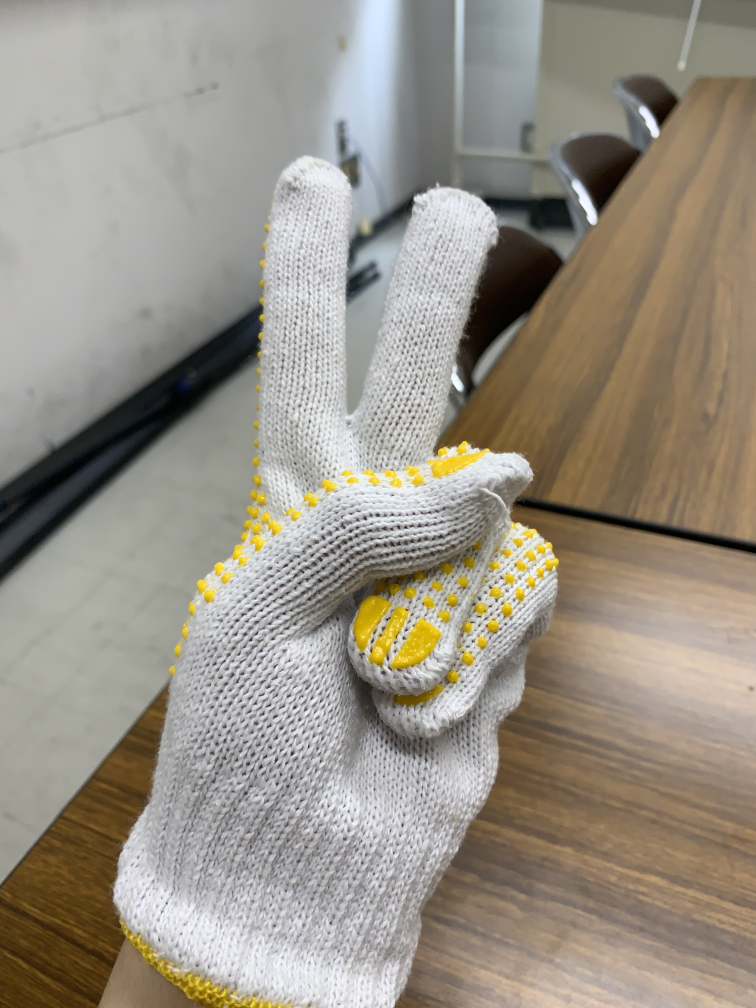
#> input picture Picture_before/2/IMG_3227.JPG, 3024 x 4032 px (shown at 1/4 size); its folder holds only this picture in this run
$ jupyter execute padding.ipynb
#> lines starting #> are read from the running program, lines starting #| are printed output that depends on the picture
[cell 1]
import os

[cell 2]
def makedir(dir):
  if not os.path.exists(dir):
    os.makedirs(dir)

[cell 3]
img_path = "./../Picture_before/2"
out_path = "./../Picture_after/2"
makedir(out_path)
min_size = 5504

[cell 4]
import cv2

class Img:
  def __init__(self, path):
    im = cv2.imread(path)
    h, w, c = im.shape
    self.height = h
    self.width = w
    self.channel = c

[cell 5]
import numpy as np
import os

def padding_0(path, min_size, out_path):
#> called with path = './../Picture_before/2/IMG_3227.JPG', min_size = 5504, out_path = './../Picture_after/2'
  img = cv2.imread(path)
#> img is the input picture: shape (4032, 3024, 3); mean B, G, R 134, 145.6, 152.6
  h, w, _ = img.shape
#> h = 4032; w = 3024
  flag = 0
  if w <= min_size and h <= min_size:
    newimg = np.zeros((min_size,min_size,3))
    starth = int((min_size -h)/2)
#> starth = 736
    finh = int((min_size + h) /2)
#> finh = 4768
    startw = int((min_size - w) / 2)
#> startw = 1240
    finw = int((min_size + w) / 2)
#> finw = 4264
    newimg[starth:finh, startw:finw] =img
    flag = 1

# [15 lines of commented-out code are left out]

  if flag == 1:
    file_name = os.path.splitext(os.path.basename(path))[0]
    cv2.imwrite(os.path.join(out_path, file_name + '.jpg'), newimg)
  else:
    file_name = os.path.splitext(os.path.basename(path))[0]
    cv2.imwrite(os.path.join(out_path, file_name + '.jpg'), img)

[cell 6]
import glob

for path in glob.glob(os.path.join(img_path, '*')):
  padding_0(path, min_size, out_path)

[cell 7]
import os
import glob
from PIL import Image

dst_dir = './../padding_date/2'
os.makedirs(dst_dir, exist_ok=True)

files = glob.glob('./../Picture_after/2/*.jpg')

for f in files:
    img = Image.open(f)
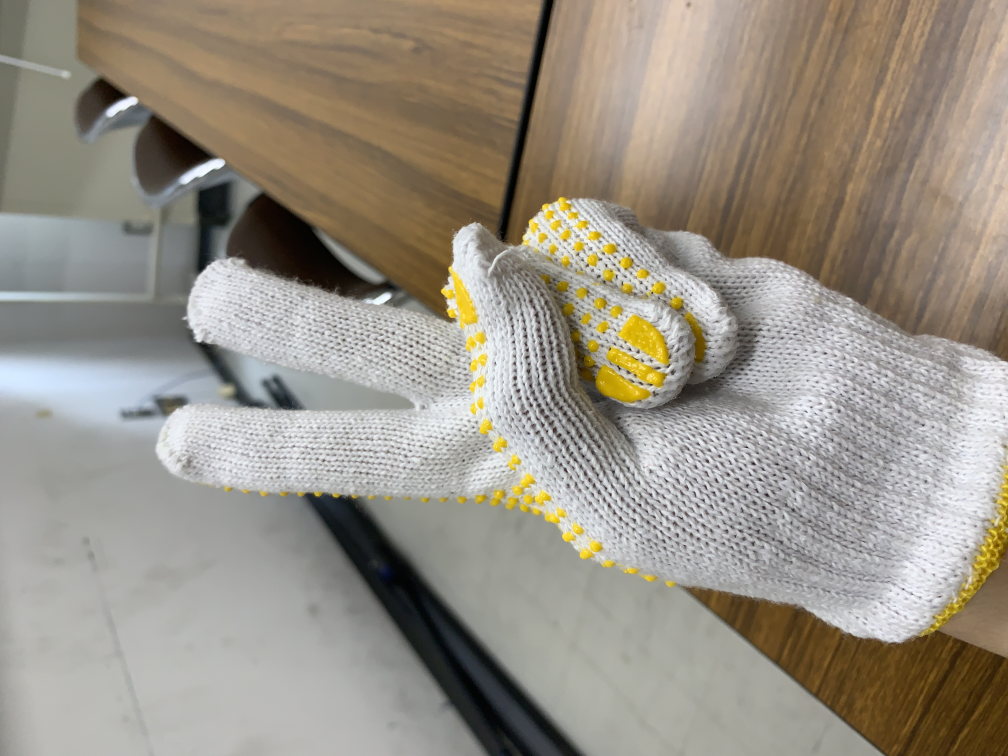
#> img: PIL image 4032x3024 RGB (shown at 1/4 size); mean R, G, B 152.6, 145.6, 134
    img_resize = img.resize((224, 224))
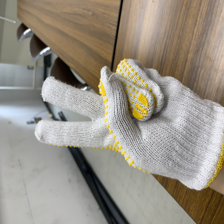
#> img_resize: PIL image 224x224 RGB; mean R, G, B 152.6, 145.6, 134
    root, ext = os.path.splitext(f)
    basename = os.path.basename(root)
    img_resize.save(os.path.join(dst_dir, basename + '_half' + ext))

$ run again, on Picture_before/2/IMG_3231.JPG
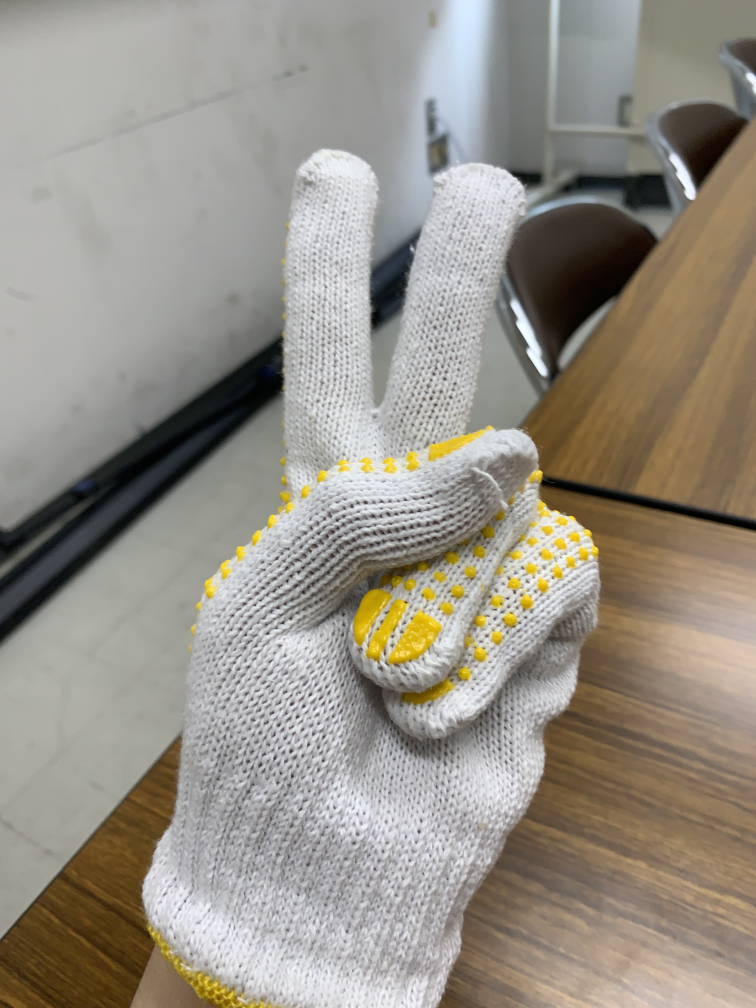
#> input picture Picture_before/2/IMG_3231.JPG, 3024 x 4032 px (shown at 1/4 size)
#> in padding_0, img is the input picture: shape (4032, 3024, 3); mean B, G, R 134.9, 145.1, 150.9
#> `img = Image.open(f)`:
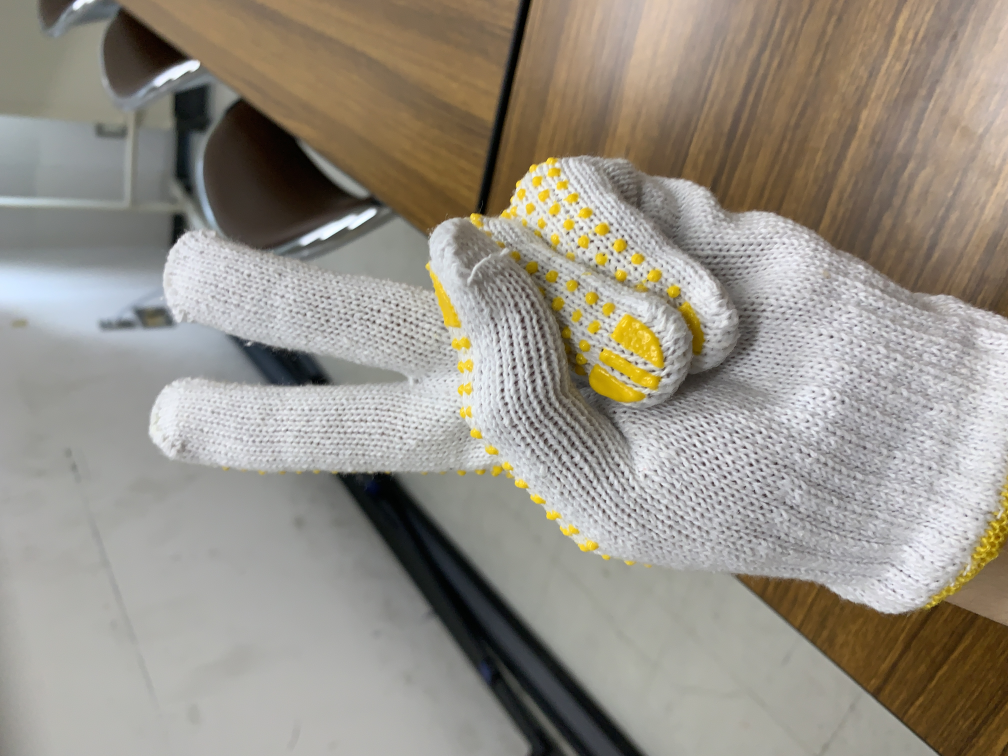
#> img: PIL image 4032x3024 RGB (shown at 1/4 size); mean R, G, B 150.9, 145.1, 134.9
#> `img_resize = img.resize((224, 224))`:
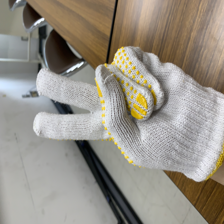
#> img_resize: PIL image 224x224 RGB; mean R, G, B 150.9, 145.1, 134.9

$ run again, on Picture_before/2/IMG_3232.JPG
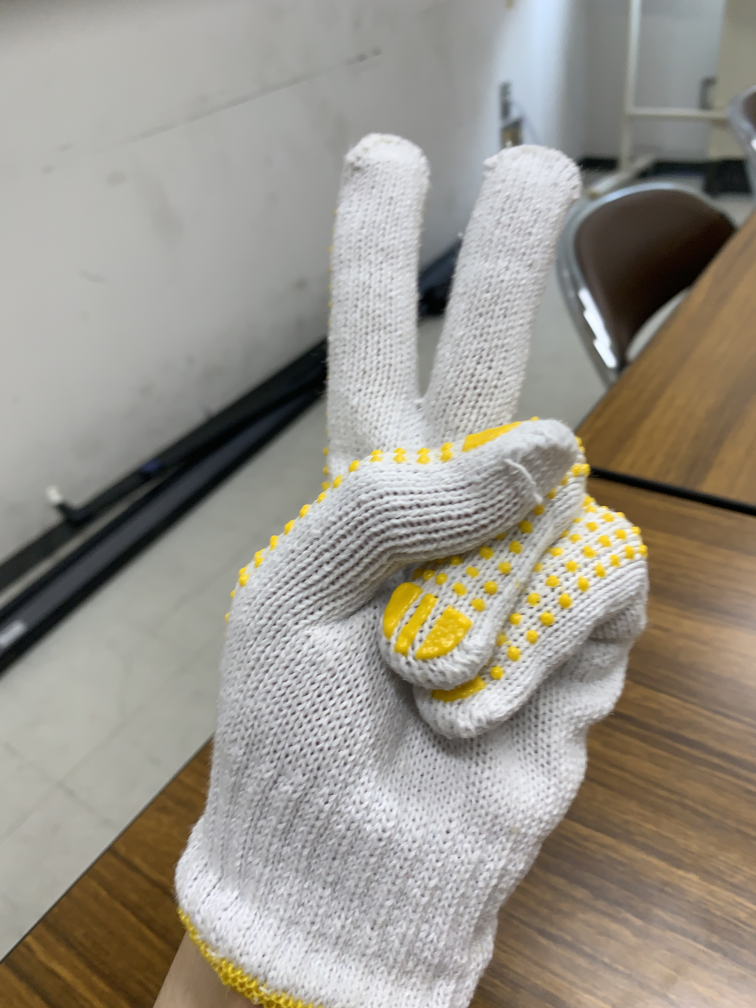
#> input picture Picture_before/2/IMG_3232.JPG, 3024 x 4032 px (shown at 1/4 size)
#> in padding_0, img is the input picture: shape (4032, 3024, 3); mean B, G, R 138.1, 147.6, 152.5
#> `img = Image.open(f)`:
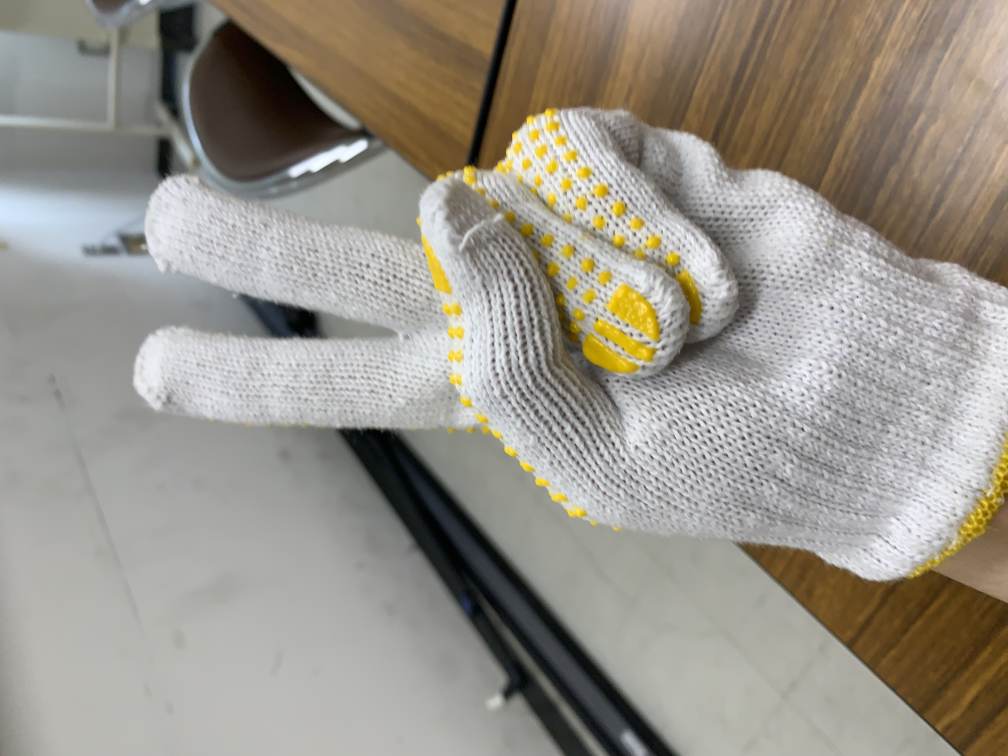
#> img: PIL image 4032x3024 RGB (shown at 1/4 size); mean R, G, B 152.5, 147.6, 138.1
#> `img_resize = img.resize((224, 224))`:
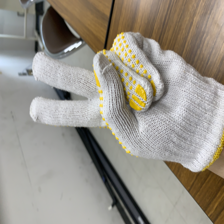
#> img_resize: PIL image 224x224 RGB; mean R, G, B 152.5, 147.6, 138.1

$ run again, on Picture_before/2/IMG_3233.JPG
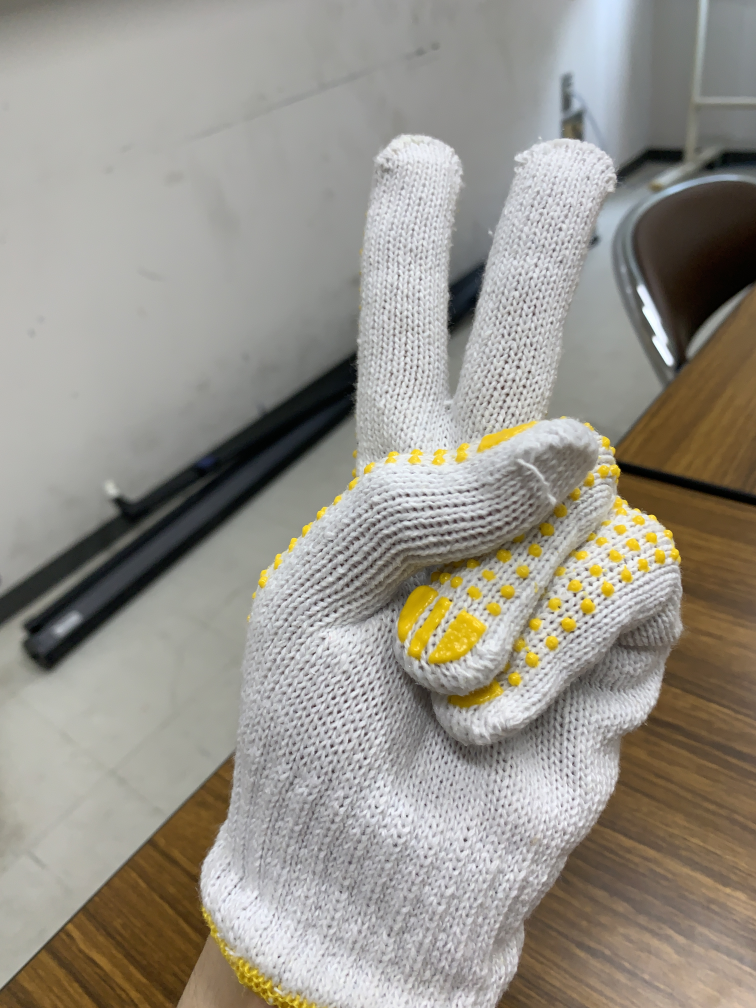
#> input picture Picture_before/2/IMG_3233.JPG, 3024 x 4032 px (shown at 1/4 size)
#> in padding_0, img is the input picture: shape (4032, 3024, 3); mean B, G, R 138.5, 147.3, 151.2
#> `img = Image.open(f)`:
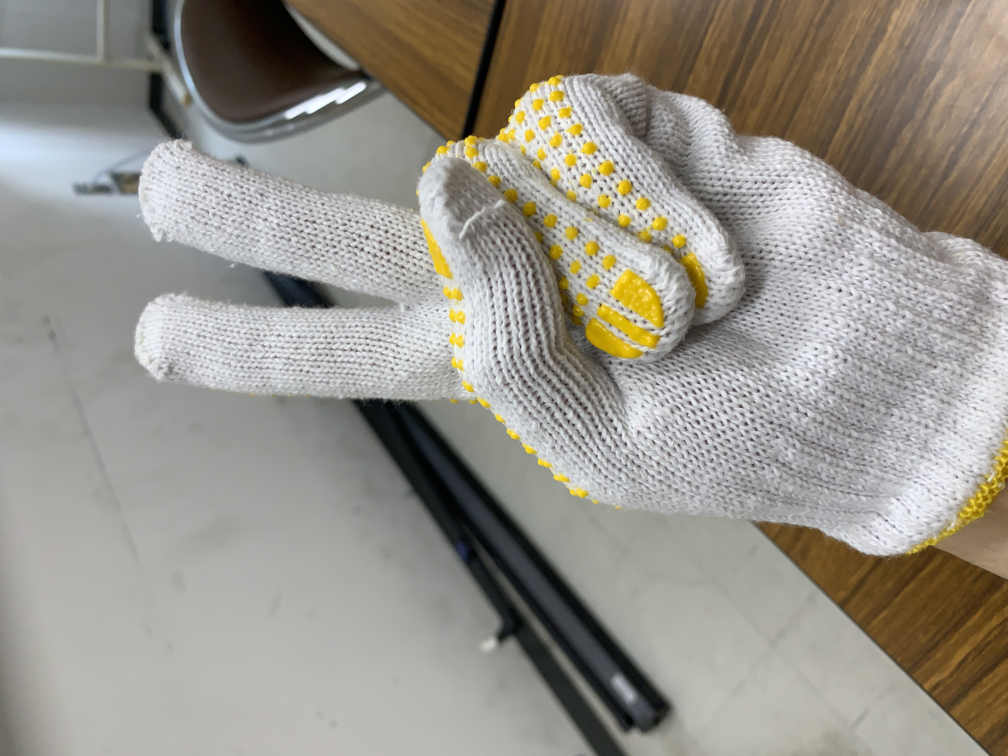
#> img: PIL image 4032x3024 RGB (shown at 1/4 size); mean R, G, B 151.2, 147.3, 138.5
#> `img_resize = img.resize((224, 224))`:
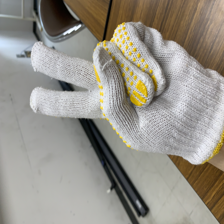
#> img_resize: PIL image 224x224 RGB; mean R, G, B 151.2, 147.3, 138.5
